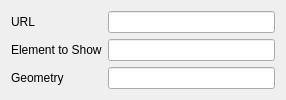
<?xml version="1.0" encoding="UTF-8"?>
<ui version="4.0">
 <class>websliceConfig</class>
 <widget class="QWidget" name="websliceConfig">
  <property name="geometry">
   <rect>
    <x>0</x>
    <y>0</y>
    <width>286</width>
    <height>94</height>
   </rect>
  </property>
  <property name="sizePolicy">
   <sizepolicy hsizetype="Expanding" vsizetype="Expanding">
    <horstretch>0</horstretch>
    <verstretch>0</verstretch>
   </sizepolicy>
  </property>
  <property name="baseSize">
   <size>
    <width>200</width>
    <height>700</height>
   </size>
  </property>
  <property name="windowTitle">
   <string>Configure the System Bar</string>
  </property>
  <layout class="QFormLayout" name="formLayout">
   <property name="fieldGrowthPolicy">
    <enum>QFormLayout::ExpandingFieldsGrow</enum>
   </property>
   <item row="0" column="0">
    <widget class="QLabel" name="urlLabel">
     <property name="text">
      <string>URL</string>
     </property>
    </widget>
   </item>
   <item row="0" column="1">
    <widget class="KLineEdit" name="urlEdit"/>
   </item>
   <item row="1" column="0">
    <widget class="QLabel" name="elementLabel">
     <property name="text">
      <string>Element to Show</string>
     </property>
    </widget>
   </item>
   <item row="1" column="1">
    <widget class="KLineEdit" name="elementEdit"/>
   </item>
   <item row="2" column="0">
    <widget class="QLabel" name="label">
     <property name="text">
      <string>Geometry</string>
     </property>
    </widget>
   </item>
   <item row="2" column="1">
    <widget class="KLineEdit" name="geometryEdit"/>
   </item>
  </layout>
 </widget>
 <customwidgets>
  <customwidget>
   <class>KLineEdit</class>
   <extends>QLineEdit</extends>
   <header>klineedit.h</header>
  </customwidget>
 </customwidgets>
 <resources/>
 <connections/>
</ui>
